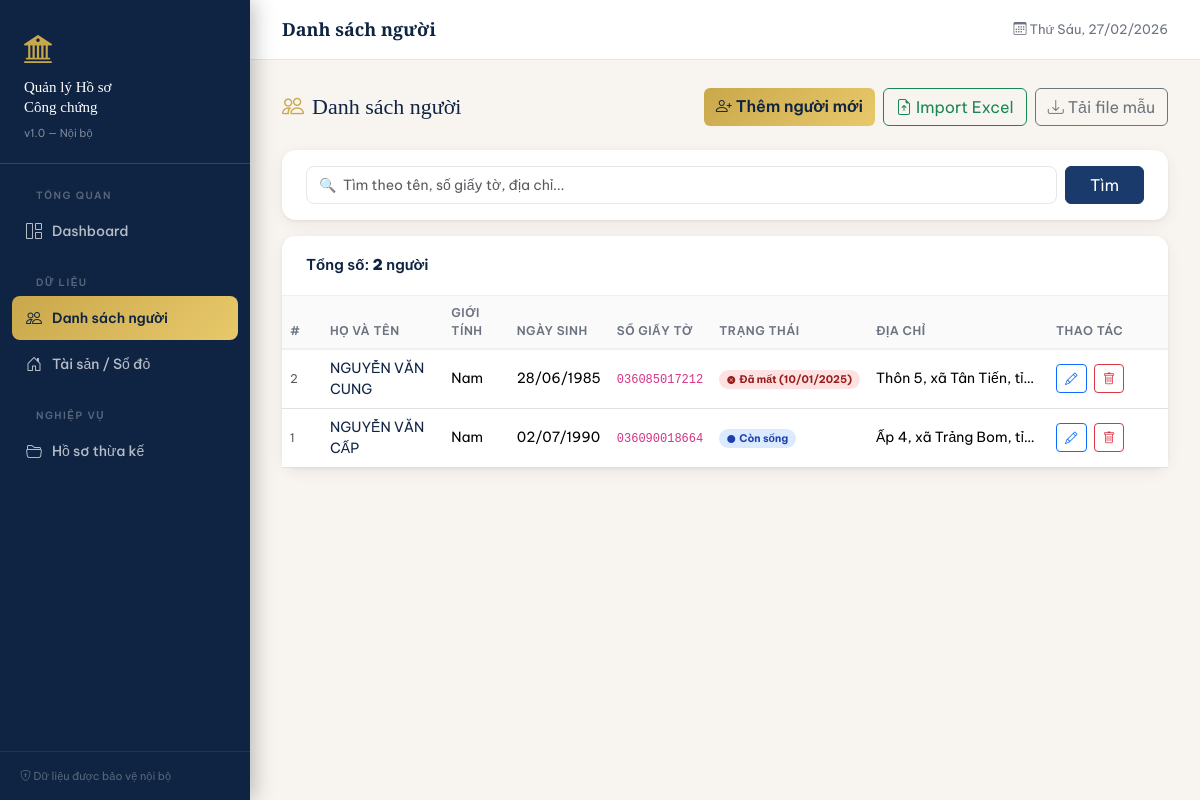
The app's page /customers/ with its own data.
### models.py (models this page shows, shortened)
class Customer(Base):
    __tablename__ = "customers"
    id           = Column(Integer, primary_key=True, index=True)
    ho_ten       = Column(String(200), nullable=False)
    gioi_tinh    = Column(String(10),  nullable=False)          # Nam / Nữ
    ngay_sinh    = Column(Date,        nullable=False)
    ngay_chet    = Column(Date,        nullable=True)            # NULL = còn sống
    so_giay_to   = Column(String(50),  nullable=False, unique=True)
    ngay_cap     = Column(Date,        nullable=False)
    dia_chi      = Column(Text,        nullable=False)
    created_at   = Column(DateTime,    server_default=func.now())
    participations   = relationship("InheritanceParticipant", back_populates="customer", cascade="all, delete-orphan")
    inheritance_cases = relationship("InheritanceCase", back_populates="nguoi_chet", foreign_keys="InheritanceCase.nguoi_chet_id")

### routers/customers.py (the view)
@router.get("/")
def list_customers(request: Request, db: Session = Depends(get_db), q: str = ""):
    query = db.query(Customer)
    if q:
        query = query.filter(or_(Customer.ho_ten.contains(q), Customer.so_giay_to.contains(q), Customer.dia_chi.contains(q)))
    customers = query.order_by(Customer.ho_ten).all()
    return templates.TemplateResponse("customers/list.html", {"request": request, "customers": customers, "q": q})

### templates/customers/list.html (shortened to what this page needs)
{% extends "base.html" %}
{% block topbar_title %}Danh sách người{% endblock %}
{% block content %}
<div class="page-header">
  <h2><i class="bi bi-people me-2" style="color:var(--gold)"></i>Danh sách người</h2>
  <div class="d-flex gap-2 flex-wrap">
    <a href="/customers/create" class="btn btn-gold">
      <i class="bi bi-person-plus me-1"></i>Thêm người mới
    </a>
    <button class="btn btn-outline-success" data-bs-toggle="modal" data-bs-target="#modalUpload">
      <i class="bi bi-file-earmark-arrow-up me-1"></i>Import Excel
    </button>
    <a href="/customers/download-template" class="btn btn-outline-secondary">
      <i class="bi bi-download me-1"></i>Tải file mẫu
    </a>
  </div>
</div>
<div class="card mb-3">
  <div class="card-body py-3">
    <form method="get" class="d-flex gap-2">
      <input type="text" name="q" value="{{ q }}" class="form-control"
             placeholder="🔍  Tìm theo tên, số giấy tờ, địa chỉ...">
      <button class="btn btn-primary px-4">Tìm</button>
    </form>
  </div>
</div>
<div class="card">
  <div class="card-header d-flex justify-content-between align-items-center">
    <span>Tổng số: <strong>{{ customers|length }}</strong> người</span>
  </div>
  <div class="card-body p-0">
    {% if customers %}
    <div class="table-responsive">
      <table class="table table-hover mb-0">
        <thead>
          <tr>
            <th style="width:40px">#</th>
            <th>Họ và tên</th>
            <th>Giới tính</th>
            <th>Ngày sinh</th>
            <th>Số giấy tờ</th>
            <th>Trạng thái</th>
            <th>Địa chỉ</th>
            <th style="width:120px">Thao tác</th>
          </tr>
        </thead>
        <tbody>
          {% for c in customers %}
          <tr>
            <td class="text-muted" style="font-size:12px">{{ c.id }}</td>
            <td>
              <a href="/customers/{{ c.id }}" class="fw-600 text-decoration-none" style="color:var(--navy)">
                {{ c.ho_ten }}
              </a>
            </td>
            <td>{{ c.gioi_tinh }}</td>
            <td>{{ c.ngay_sinh.strftime('%d/%m/%Y') if c.ngay_sinh }}</td>
            <td><code style="font-size:12px">{{ c.so_giay_to }}</code></td>
            <td>
              {% if c.con_song %}
                <span class="badge badge-alive rounded-pill px-2 py-1"><i class="bi bi-circle-fill me-1" style="font-size:8px"></i>Còn sống</span>
              {% else %}
                <span class="badge badge-dead rounded-pill px-2 py-1"><i class="bi bi-x-circle-fill me-1" style="font-size:8px"></i>Đã mất ({{ c.ngay_chet.strftime('%d/%m/%Y') }})</span>
              {% endif %}
            </td>
            <td style="max-width:180px; overflow:hidden; text-overflow:ellipsis; white-space:nowrap;" title="{{ c.dia_chi }}">
              {{ c.dia_chi }}
            </td>
            <td>
              <a href="/customers/{{ c.id }}/edit" class="btn btn-sm btn-outline-primary me-1" title="Sửa"><i class="bi bi-pencil"></i></a>
              <button class="btn btn-sm btn-outline-danger" title="Xoá"
                onclick="if(confirm('Xoá người này?')) document.getElementById('del-c-{{ c.id }}').submit()">
                <i class="bi bi-trash"></i>
              </button>
            </td>
          </tr>
          {% endfor %}
        </tbody>
      </table>
    </div>
    {% endif %}
  </div>
</div>
{% endblock %}

### templates/base.html (style rules this page uses)
:root { --navy: #0f2443; --navy2: #1a3a6b; --gold: #c9a84c; --gold2: #e8c96a; --cream: #f8f5f0; --text: #1e1e2e; --muted: #6b7280; --sidebar-w: 250px; }
* { box-sizing: border-box; }
body { font-family: 'Be Vietnam Pro', sans-serif; background: var(--cream); color: var(--text); margin: 0; }
.card { border: none; border-radius: 14px; box-shadow: 0 1px 3px rgba(0,0,0,.06), 0 4px 16px rgba(0,0,0,.06); background: #fff; }
.card-header { background: #fff; border-bottom: 1px solid #f0f0f0; border-radius: 14px 14px 0 0 !important; padding: 18px 24px; font-weight: 600; font-size: 15px; color: var(--navy); }
.card-body { padding: 24px; }
.btn-primary { background: var(--navy2); border-color: var(--navy2); }
.btn-gold { background: linear-gradient(135deg, var(--gold), var(--gold2)); border: none; color: var(--navy); font-weight: 600; }
.btn-sm { font-size: 12.5px; }
.table th { font-size: 12px; font-weight: 600; text-transform: uppercase; letter-spacing: .5px; color: var(--muted); background: #fafafa; border-bottom: 2px solid #f0f0f0; }
.table td { vertical-align: middle; font-size: 14px; }
.badge-alive { background: #dbeafe; color: #1e40af; }
.badge-dead { background: #fee2e2; color: #991b1b; }
.form-control, .form-select { border-radius: 8px; border-color: #e5e7eb; font-size: 14px; }
.page-header { display: flex; align-items: center; justify-content: space-between; margin-bottom: 24px; }
.page-header h2 { font-family: 'Playfair Display', serif; font-size: 22px; color: var(--navy); margin: 0; }

### records on screen
Customer: id "2", ho_ten "NGUYỄN VĂN CUNG", gioi_tinh "Nam", ngay_sinh "28/06/1985", so_giay_to "036085017212", ngay_chet "10/01/2025", dia_chi "Thôn 5, xã Tân Tiến, tỉ…"
Customer: id "1", ho_ten "NGUYỄN VĂN CẤP", gioi_tinh "Nam", ngay_sinh "02/07/1990", so_giay_to "036090018664", shows "Còn sống", dia_chi "Ấp 4, xã Trảng Bom, tỉ…"

### other values on screen
{{ customers|length }} "2"
